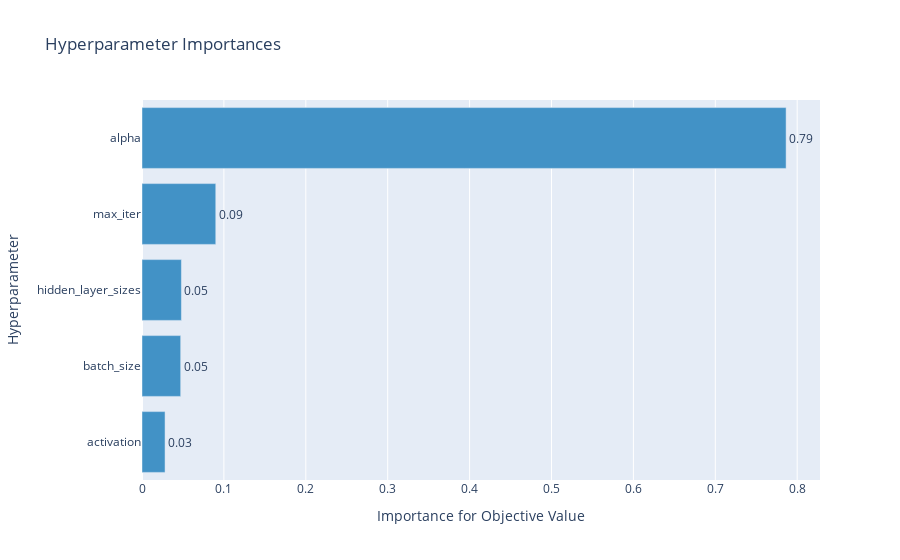

The notebook cell this image was saved under:
### Code cell
optuna.visualization.plot_param_importances(study_1)

### Figure 1 — Plotly figure (JSON) as saved in the notebook; plotly's stock layout.template omitted (floating-point values rounded to 4 significant figures)
{"data": [{"cliponaxis": false, "hovertemplate": ["activation (CategoricalDistribution): 0.028140578598270988<extra></extra>", "batch_size (CategoricalDistribution): 0.04722453241350671<extra></extra>", "hidden_layer_sizes (CategoricalDistribution): 0.04811802015679635<extra></extra>", "max_iter (CategoricalDistribution): 0.09007014632388506<extra></extra>", "alpha (CategoricalDistribution): 0.7864467225075408<extra></extra>"], "marker": {"color": "rgb(66,146,198)"}, "orientation": "h", "text": ["0.03", "0.05", "0.05", "0.09", "0.79"], "textposition": "outside", "type": "bar", "x": [0.02814, 0.04722, 0.04812, 0.09007, 0.7864], "y": ["activation", "batch_size", "hidden_layer_sizes", "max_iter", "alpha"]}], "layout": {"showlegend": false, "title": {"text": "Hyperparameter Importances"}, "xaxis": {"title": {"text": "Importance for Objective Value"}}, "yaxis": {"title": {"text": "Hyperparameter"}}}}
